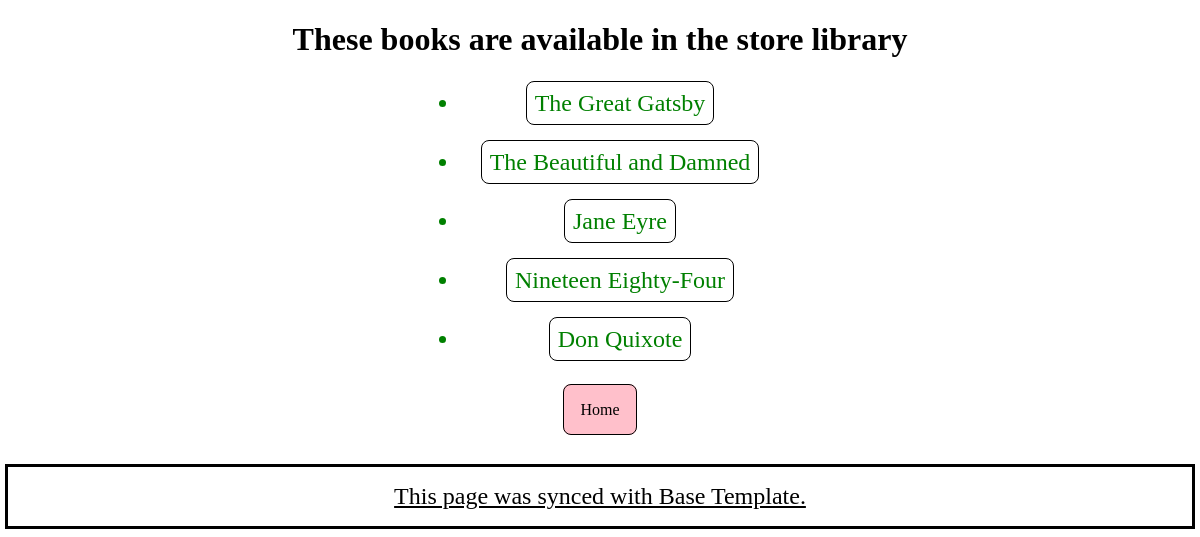
/store-library-a-books, run on the app's committed database.
### BookStore/models.py (models this page shows)
class AvailableBooks(models.Model):
    book_code = models.IntegerField()
    book_name = models.CharField(max_length=200)
    copies_number = models.PositiveSmallIntegerField()
    book_describtion = models.TextField()
    book_price = models.FloatField()
    book_availability = models.BooleanField()

### BookStore/views.py (the view)
class AvailableBooksNamesView(ListView):
    model = AvailableBooks
    context_object_name = 'book_names_title'
    template_name = 'store_library/available_book_list.html'

### BookStore/templates/store_library/available_book_list.html (shortened to what this page needs)
{% extends "base.html" %}  {% block content %}
<div class="names-box-book">
	<h1 class="avb-head">These books are available in the store library</h1>
	<ul class="book-names-list">
		{% for all_books in book_names_title %}
		<li class="book-N" style="margin-top: 2rem">
			<a
				href="{% url 'books.number' pk=all_books.id%}"
				style="
					text-decoration: none;
					color: green;
					border: 1px solid black;
					border-radius: 0.5rem;
					padding: 0.5rem;
				"
				id="linked-book"
				>{{all_books.book_name}}</a
			>
		</li>
		{% endfor %}
	</ul>
</div>
<div
	class="general-routeBox"
	style="text-align: center; margin: 3rem auto; width: 40rem"
>
	<a
		href="{% url 'app.mainpage' %}"
		class="general-routes"
		style="
			padding: 1rem;
			margin: 1rem;
			background-color: #ffc0cb;
			text-decoration: none;
			color: black;
			border: 1px solid black;
			border-radius: 0.5rem;
			transition: all ease 1s;
		"
		onMouseOver="this.style.fontSize='1.5rem'"
		onMouseOut="this.style.fontSize='1rem'"
		>Home</a
	>
</div>
{% endblock %}

### static/templates/base.html (shortened to what this page needs)
{% load static %}
<!DOCTYPE html>
<html lang="en">
	<head>
		<link
			rel="stylesheet"
			type="text/css"
			href="{% static 'styles/css/style_BS_02.css' %}"
		/>
	</head>
	<body>
		{% block content %} {% endblock %}
		<p class="base-temp">This page was synced with Base Template.</p>
	</body>
</html>

### static/styles/css/style_BS_02.css (style rules this page uses)
.names-box-book { text-align: center; }
.book-N { color: green; font-size: 1.5rem; }
.book-names-list { margin: 1rem auto; width: 20rem; }
.base-temp { font-size: 1.5rem; text-decoration: underline; outline: 3px solid black; text-align: center; padding: 1rem; }

### data on the page
AvailableBooks: book_name "The Great Gatsby"
AvailableBooks: book_name "The Beautiful and Damned"
AvailableBooks: book_name "Jane Eyre"
AvailableBooks: book_name "Nineteen Eighty-Four"
AvailableBooks: book_name "Don Quixote"
